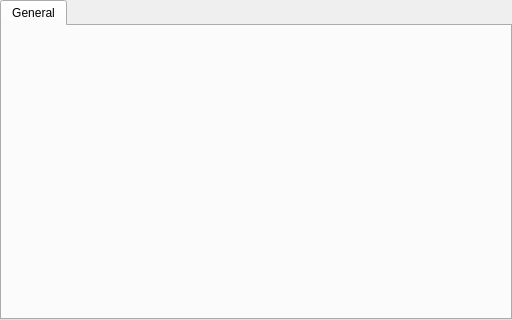
<?xml version="1.0" encoding="UTF-8"?>
<ui version="4.0">
 <class>GeneralConfigPage</class>
 <widget class="ConfigPage" name="GeneralConfigPage">
  <property name="geometry">
   <rect>
    <x>0</x>
    <y>0</y>
    <width>512</width>
    <height>320</height>
   </rect>
  </property>
  <property name="windowTitle">
   <string>General preferences</string>
  </property>
  <layout class="QGridLayout" name="gridLayout">
   <property name="margin">
    <number>0</number>
   </property>
   <item row="0" column="0">
    <widget class="QTabWidget" name="tabWidget">
     <widget class="QWidget" name="tabGeneral">
      <attribute name="title">
       <string>General</string>
      </attribute>
     </widget>
    </widget>
   </item>
  </layout>
 </widget>
 <customwidgets>
  <customwidget>
   <class>ConfigPage</class>
   <extends>QWidget</extends>
   <header>Libs/Core/ConfigPage.h</header>
   <container>1</container>
  </customwidget>
 </customwidgets>
 <resources/>
 <connections/>
</ui>
